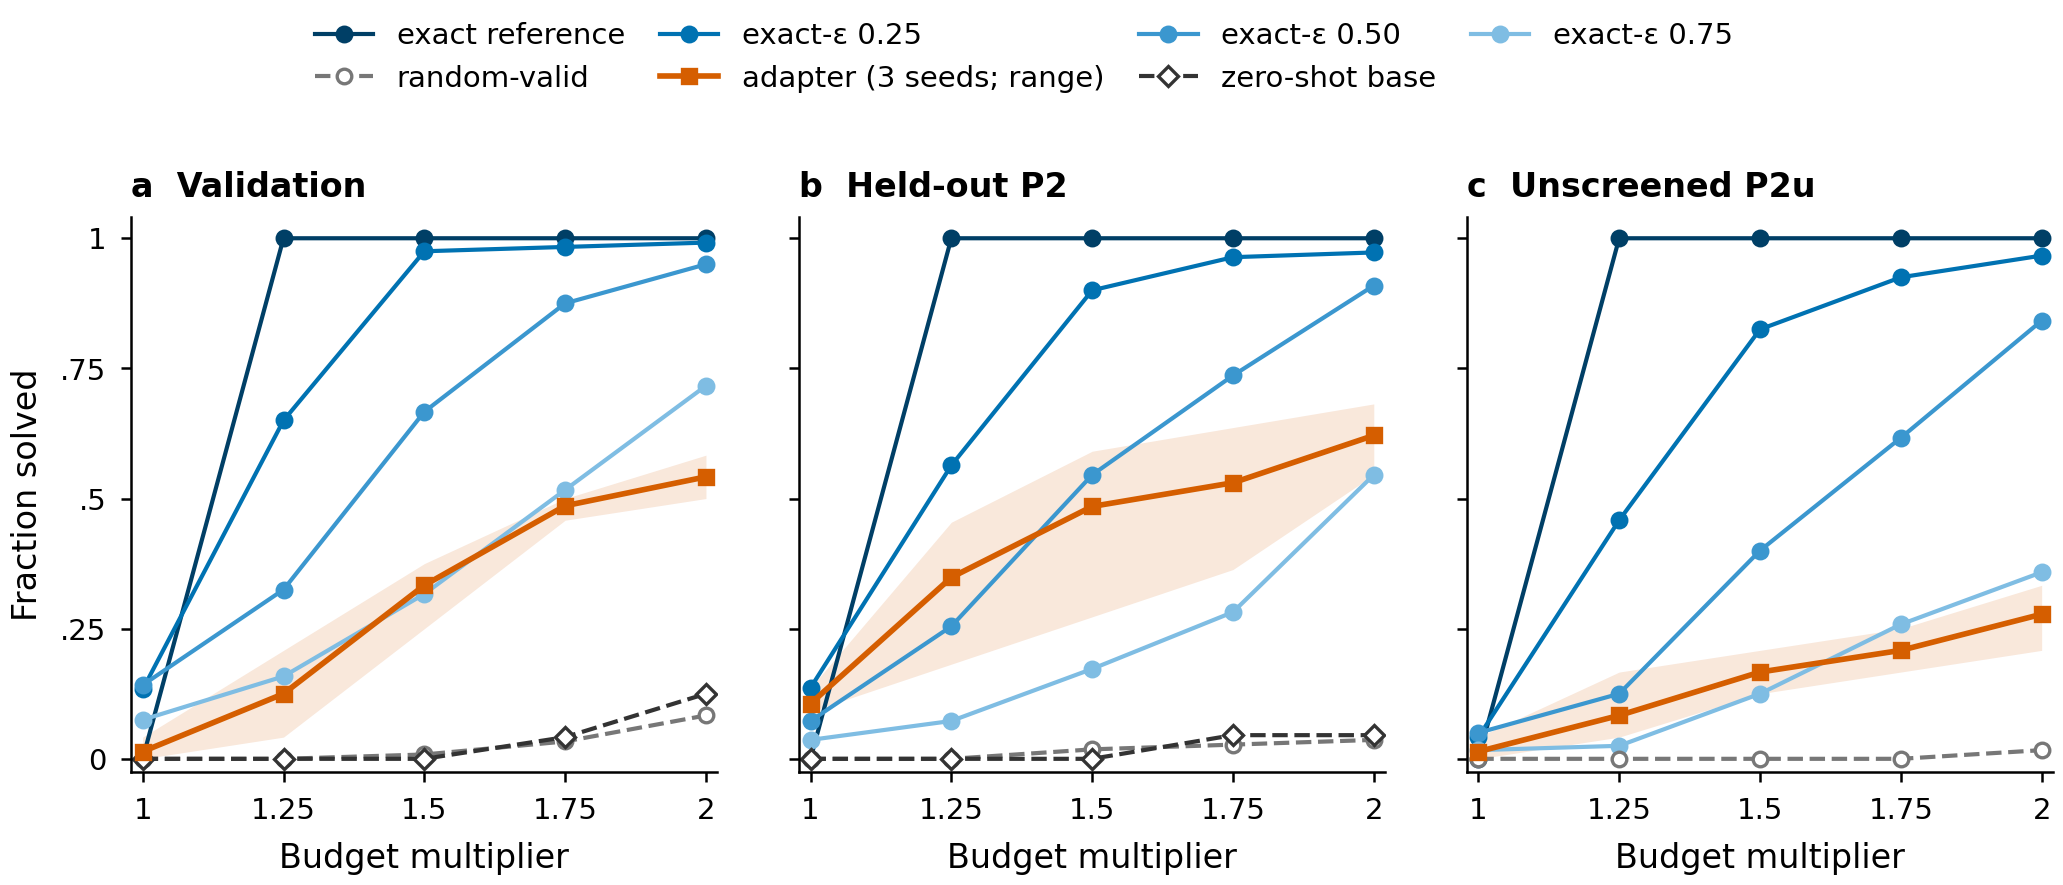

The Python source for this figure:
"""Solve-versus-budget curves on three development panels.

Evidence: outputs/choice-frontier/v2/metrics/all-episode-metrics.json records[].solves,
outputs/choice-frontier/v4/seeds/metrics/all-episode-metrics.json records[].solves
(including the training-seed-17 records also present at v3/metrics/all-episode-metrics.json),
outputs/choice-frontier/v4/panels/metrics/all-episode-metrics.json p2/p2u[].solves,
outputs/choice-frontier/v4/panels/metrics/analysis.json arms.<panel>.<arm>.m1,
outputs/choice-frontier/v6/metrics/zero-shot-episode-metrics.json v2/p2[].solves,
outputs/choice-frontier/v6/metrics/analysis.json per_panel.v2/p2.m1_arm.

The orange envelope is the minimum-to-maximum of three TRAINING-seed curves, not a
confidence interval. Other repeated records are evaluation seeds; all episodes are
pooled equally within an arm. The privileged exact-epsilon rungs validate the
measurement; they do not represent policies.
Run: python fig_budget_curves.py [EVIDENCE_ROOT]
"""
from collections import defaultdict
from pathlib import Path

import matplotlib.pyplot as plt

from _style import ARM_STYLE, assert_3dp, load_json


HERE = Path(__file__).resolve().parent
BASE = "outputs/choice-frontier/"
# Evidence: the five solve-budget keys in every pinned episode's `solves` dict.
BUDGET_KEYS = ("1", "1.25", "1.5", "1.75", "2")
BUDGETS = tuple(float(key) for key in BUDGET_KEYS)
PANELS = (("p135", "a  Validation"), ("p2", "b  Held-out P2"),
          ("p2u", "c  Unscreened P2u"))
ARMS = (("exact_reference", "exact reference"),
        ("exact-eps-0.25", "exact-ε 0.25"),
        ("exact-eps-0.50", "exact-ε 0.50"),
        ("exact-eps-0.75", "exact-ε 0.75"),
        ("random_valid", "random-valid"),
        ("learned_adapter_seed_mean", "adapter (3 seeds; range)"),
        ("zero_shot_base", "zero-shot base"))
TRAINING_SEEDS = (17, 29, 71)
# Evidence: v4/panels/metrics/analysis.json arms.<panel>.<arm>.m1;
# v6/metrics/analysis.json per_panel.v2/p2.m1_arm for zero-shot base.
EXPECTED_M1 = {
    "p135": (0.875, 0.793, 0.603, 0.347, 0.021, 0.306, 0.026),
    "p2": (0.875, 0.745, 0.507, 0.205, 0.016, 0.432, 0.017),
    "p2u": (0.875, 0.678, 0.397, 0.149, 0.002, 0.151, None),
}


def solve_curve(rows):
    assert rows
    assert all(tuple(row["solves"]) == BUDGET_KEYS for row in rows)
    return [sum(row["solves"][key] for row in rows) / len(rows) for key in BUDGET_KEYS]


def trapezoid_area(ys):
    return sum((left + right) * (xright - xleft) / 2
               for xleft, xright, left, right in zip(BUDGETS, BUDGETS[1:], ys, ys[1:]))


def evidence_curves():
    analysis = load_json(BASE + "v4/panels/metrics/analysis.json")
    v2 = load_json(BASE + "v2/metrics/all-episode-metrics.json")["records"]
    seeds = load_json(BASE + "v4/seeds/metrics/all-episode-metrics.json")["records"]
    v3 = load_json(BASE + "v3/metrics/all-episode-metrics.json")["records"]
    # Evidence: v3 seed-17 adapter outcomes and their migrated copies in v4/seeds.
    v3_by_episode = {(r["task"], r["algorithm"]): r for r in v3}
    seed17 = {(r["task"], r["algorithm"]): r for r in seeds if r["training_seed"] == 17}
    assert len(v3_by_episode) == len(seed17) == 24
    for key, row in v3_by_episode.items():
        assert row["solves"] == seed17[key]["solves"]
        assert_3dp(row["auc"], seed17[key]["auc"])

    other_panels = load_json(BASE + "v4/panels/metrics/all-episode-metrics.json")
    zero = load_json(BASE + "v6/metrics/zero-shot-episode-metrics.json")
    zero_analysis = load_json(BASE + "v6/metrics/analysis.json")
    records = {"p135": v2 + seeds + zero["v2"],
               "p2": other_panels["p2"] + zero["p2"],
               "p2u": other_panels["p2u"]}
    curves = {}
    for panel, rows in records.items():
        tasks = {row["task"] for row in rows}
        # Evidence: v4/panels/metrics/analysis.json concentration.per_panel.<panel>.domains.
        assert tasks == set(analysis["concentration"]["per_panel"][panel]["domains"])
        assert len(tasks) == {"p135": 12, "p2": 11, "p2u": 12}[panel]
        by_arm = defaultdict(list)
        for row in rows:
            by_arm[row["arm"]].append(row)
        panel_curves = {}
        for i, (arm, _) in enumerate(ARMS):
            if arm == "zero_shot_base" and panel == "p2u":
                continue  # The pinned zero-shot evaluation covers validation and P2 only.
            source_arm = "learned_adapter" if arm == "learned_adapter_seed_mean" else arm
            episodes = by_arm[source_arm]
            curve = solve_curve(episodes)
            area = trapezoid_area(curve)
            # Evidence: each episode's own precomputed trapezoidal AUC.
            assert_3dp(area, sum(row["auc"] for row in episodes) / len(episodes))
            pinned = (zero_analysis["per_panel"]["v2" if panel == "p135" else "p2"]["m1_arm"]
                      if arm == "zero_shot_base" else analysis["arms"][panel][arm]["m1"])
            assert_3dp(area, pinned)
            assert_3dp(pinned, EXPECTED_M1[panel][i])
            panel_curves[arm] = curve
        seeded = {s: solve_curve([row for row in by_arm["learned_adapter"]
                                 if row["training_seed"] == s]) for s in TRAINING_SEEDS}
        assert all(len([row for row in by_arm["learned_adapter"]
                        if row["training_seed"] == s]) == len(tasks) * 2 for s in TRAINING_SEEDS)
        for seed, curve in seeded.items():
            assert_3dp(trapezoid_area(curve), analysis["arms"][panel][f"learned_adapter_s{seed}"]["m1"])
        assert all(all(0 <= value <= 1 for value in curve) for curve in panel_curves.values())
        curves[panel] = (panel_curves, seeded)
    return curves


def draw(curves):
    fig, axes = plt.subplots(1, 3, figsize=(7.0, 3.08), sharex=True, sharey=True)
    for ax, (panel, title) in zip(axes, PANELS):
        plot_curves, seeded = curves[panel]
        adapter_color = ARM_STYLE["learned_adapter_seed_mean"]["color"]
        # Evidence: training_seed=17/29/71 rows' solves, min/max across their curves.
        ax.fill_between(BUDGETS,
                        [min(seeded[s][i] for s in TRAINING_SEEDS) for i in range(len(BUDGETS))],
                        [max(seeded[s][i] for s in TRAINING_SEEDS) for i in range(len(BUDGETS))],
                        color=adapter_color, alpha=0.14, linewidth=0, zorder=1)
        for arm, label in ARMS:
            if arm not in plot_curves:
                continue
            style = ARM_STYLE[arm]
            ax.plot(BUDGETS, plot_curves[arm], color=style["color"],
                    marker=style["marker"], markerfacecolor=style["facecolor"],
                    markeredgecolor=style["edgecolor"], markersize=3.5,
                    markeredgewidth=0.8, linewidth=1.35 if arm == "learned_adapter_seed_mean" else 1.0,
                    linestyle="--" if arm in ("random_valid", "zero_shot_base") else "-",
                    label=label, zorder=3 if arm == "learned_adapter_seed_mean" else 2)
        ax.set_title(title, loc="left", fontsize=8, fontweight="bold", pad=5)
        ax.set_xlim(0.98, 2.02)
        ax.set_ylim(-0.025, 1.04)
        ax.set_xticks(BUDGETS, ("1", "1.25", "1.5", "1.75", "2"))
        ax.set_yticks((0, .25, .5, .75, 1), ("0", ".25", ".5", ".75", "1"))
        ax.set_xlabel("Budget multiplier")
        ax.tick_params(axis="both", labelsize=7, length=2.5, width=0.6)
        ax.spines[["top", "right"]].set_visible(False)
        for side in ("bottom", "left"):
            ax.spines[side].set_linewidth(0.6)
    axes[0].set_ylabel("Fraction solved")
    handles, labels = axes[0].get_legend_handles_labels()
    # Matplotlib lays legend items down columns; this restores row-major rung order.
    order = (0, 4, 1, 5, 2, 6, 3)
    handles, labels = [handles[i] for i in order], [labels[i] for i in order]
    fig.legend(handles, labels, ncol=4, loc="upper center", bbox_to_anchor=(0.5, 1),
               frameon=False, fontsize=7, columnspacing=1.2, handlelength=2)
    fig.subplots_adjust(top=0.76, bottom=0.16, left=0.075, right=0.99, wspace=0.14)
    for extension in ("pdf", "svg"):
        fig.savefig(HERE / f"fig_budget_curves.{extension}", bbox_inches="tight", pad_inches=0.035)
    fig.savefig(HERE / "fig_budget_curves.png", dpi=300, bbox_inches="tight", pad_inches=0.035)
    plt.close(fig)


if __name__ == "__main__":
    draw(evidence_curves())
